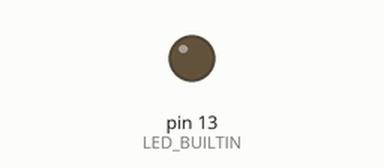
Bench run of a sketch on a simulated Arduino Uno, built with avr-gcc and run on an emulated ATmega328P. On the bench: output pins drawn as LEDs (lit = HIGH).

Above: at 1.3 s.
At 3.5 s:
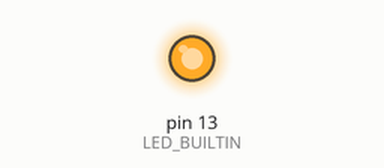
Timing chart, 0 to 8.8 s (numbered marks = the images above):
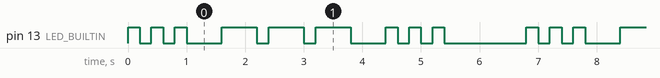

The sketch:

sos.ino
```cpp
const int UNIT_MS = 200;

void setup() {
  pinMode(LED_BUILTIN, OUTPUT);
}

void blink(int units) {
  digitalWrite(LED_BUILTIN, HIGH);
  delay(units * UNIT_MS);
  digitalWrite(LED_BUILTIN, LOW);
}

void repeat(int units, int times) {
  for (int i = 0; i<times; i++) {
    if (i>0) delay(UNIT_MS);
    blink(units);
  }
}

void loop() {
  repeat(1,3);
  delay(3*UNIT_MS);
  repeat(3,3);
  delay(3*UNIT_MS);
  repeat(1,3);
  delay(7 * UNIT_MS);
}
```

Measured:
- by itself, pin 13 (LED_BUILTIN): repeats every 6.8 s: 2 × (LOW 0.20 s, HIGH 0.20 s), LOW 0.60 s, 2 × (HIGH 0.60 s, LOW 0.20 s), HIGH 0.60 s, LOW 0.60 s, 2 × (HIGH 0.20 s, LOW 0.20 s), HIGH 0.20 s, LOW 1.4 s, HIGH 0.20 s
- by itself, everything shown: repeats every 6.8 s, in 18 steps
